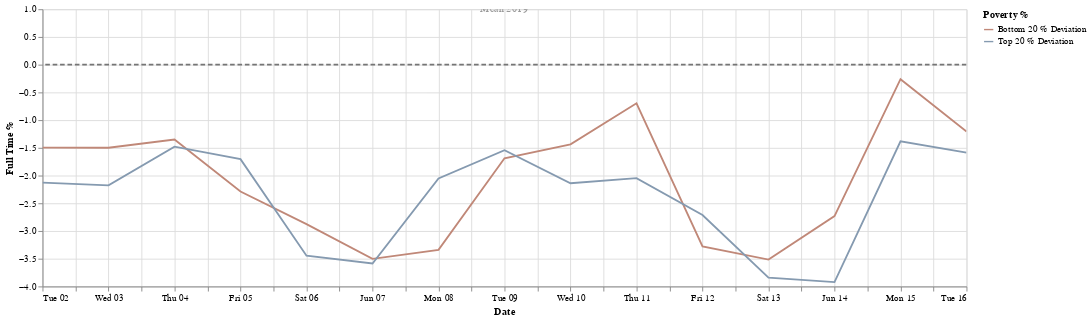

Here is the notebook cell this chart was saved with:
### Markdown cell above
**June 3, 2020:** 
Chicago began gradually allowing businesses to open doors for outside dining and other services, though some shops remained closed following lootings in the aftermath of George Floyd's death, during phase three of its reopening.

### Code cell
start_date = '2020-6-1'
end_date = '2020-6-16'
df3 = apply_date_filter(df,start_date,end_date)
chart = create_chart(df3)
chart

### Figure 1 — Vega-Lite specification as saved in the notebook (floating-point values rounded to 4 significant figures)
{"config": {"view": {"continuousHeight": 300, "continuousWidth": 400}, "range": {"category": {"scheme": ["#FF4500", "#a0aab4", "#4E79A7"]}}}, "layer": [{"data": {"name": "data-6564958ea8272f2d2439552887c0ce63"}, "mark": "line", "encoding": {"color": {"type": "nominal", "field": "Poverty %"}, "x": {"type": "temporal", "field": "date", "title": "Date"}, "y": {"type": "quantitative", "field": "full_time_work", "title": "Full Time %"}}, "selection": {"selector003": {"type": "interval", "bind": "scales", "encodings": ["x", "y"]}}, "transform": [{"fold": ["Bottom 20 % Deviation", "Top 20 % Deviation"], "as": ["Poverty %", "full_time_work"]}], "width": 1000}, {"data": {"name": "data-7f3a6b86ed460c4e648f2393735a11f6"}, "mark": {"type": "rule", "color": "#757575", "size": 2, "strokeDash": [5, 3]}, "encoding": {"size": {"value": 2}, "y": {"type": "quantitative", "field": "Mean 2019"}}}, {"data": {"name": "data-d764767e7dd3b10b2c76c1355ce10ef3"}, "mark": {"type": "text", "angle": 0, "text": "Mean 2019"}, "encoding": {"opacity": {"value": 0.4}, "y": {"type": "quantitative", "field": "y"}}}], "$schema": "https://vega.github.io/schema/vega-lite/v4.8.1.json", "datasets": {"data-6564958ea8272f2d2439552887c0ce63": [{"date": "2020-06-08T00:00:00+00:00", "Top 20 %": 3.947, "Bottom 20 %": 2.657, "Top 20 % Deviation": -2.051, "Bottom 20 % Deviation": -3.341}, {"date": "2020-06-09T00:00:00+00:00", "Top 20 %": 4.457, "Bottom 20 %": 4.31, "Top 20 % Deviation": -1.542, "Bottom 20 % Deviation": -1.689}, {"date": "2020-06-12T00:00:00+00:00", "Top 20 %": 3.287, "Bottom 20 %": 2.721, "Top 20 % Deviation": -2.711, "Bottom 20 % Deviation": -3.278}, {"date": "2020-06-16T00:00:00+00:00", "Top 20 %": 4.414, "Bottom 20 %": 4.794, "Top 20 % Deviation": -1.585, "Bottom 20 % Deviation": -1.204}, {"date": "2020-06-07T00:00:00+00:00", "Top 20 %": 2.412, "Bottom 20 %": 2.496, "Top 20 % Deviation": -3.586, "Bottom 20 % Deviation": -3.503}, {"date": "2020-06-13T00:00:00+00:00", "Top 20 %": 2.158, "Bottom 20 %": 2.483, "Top 20 % Deviation": -3.84, "Bottom 20 % Deviation": -3.515}, {"date": "2020-06-11T00:00:00+00:00", "Top 20 %": 3.952, "Bottom 20 %": 5.303, "Top 20 % Deviation": -2.046, "Bottom 20 % Deviation": -0.696}, {"date": "2020-06-15T00:00:00+00:00", "Top 20 %": 4.615, "Bottom 20 %": 5.737, "Top 20 % Deviation": -1.383, "Bottom 20 % Deviation": -0.262}, {"date": "2020-06-14T00:00:00+00:00", "Top 20 %": 2.077, "Bottom 20 %": 3.268, "Top 20 % Deviation": -3.921, "Bottom 20 % Deviation": -2.731}, {"date": "2020-06-06T00:00:00+00:00", "Top 20 %": 2.553, "Bottom 20 %": 3.124, "Top 20 % Deviation": -3.446, "Bottom 20 % Deviation": -2.875}, {"date": "2020-06-03T00:00:00+00:00", "Top 20 %": 3.822, "Bottom 20 %": 4.5, "Top 20 % Deviation": -2.177, "Bottom 20 % Deviation": -1.498}, {"date": "2020-06-02T00:00:00+00:00", "Top 20 %": 3.872, "Bottom 20 %": 4.503, "Top 20 % Deviation": -2.127, "Bottom 20 % Deviation": -1.496}, {"date": "2020-06-05T00:00:00+00:00", "Top 20 %": 4.294, "Bottom 20 %": 3.711, "Top 20 % Deviation": -1.704, "Bottom 20 % Deviation": -2.288}, {"date": "2020-06-04T00:00:00+00:00", "Top 20 %": 4.521, "Bottom 20 %": 4.648, "Top 20 % Deviation": -1.478, "Bottom 20 % Deviation": -1.351}, {"date": "2020-06-10T00:00:00+00:00", "Top 20 %": 3.86, "Bottom 20 %": 4.563, "Top 20 % Deviation": -2.139, "Bottom 20 % Deviation": -1.436}], "data-7f3a6b86ed460c4e648f2393735a11f6": [{"Mean 2019": 0}], "data-d764767e7dd3b10b2c76c1355ce10ef3": [{"y": 1}]}}
